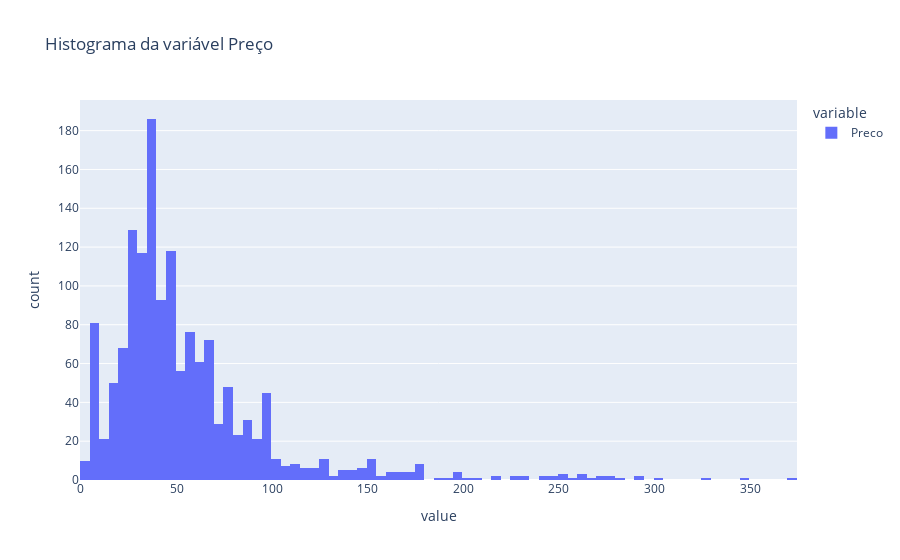

Here is the notebook cell this chart was saved with:
### Code cell
px.histogram(df_cosmeticos['Preco'], title='Histograma da variável Preço')

### Figure 1 — Plotly figure (JSON) as saved in the notebook; plotly's stock layout.template omitted (floating-point values rounded to 4 significant figures; data arrays with more than 128 entries replaced by an {"elided": "..."} marker saying what was removed)
{"data": [{"bingroup": "x", "hovertemplate": "variable=Preco<br>value=%{x}<br>count=%{y}<extra></extra>", "legendgroup": "Preco", "marker": {"color": "#636efa", "pattern": {"shape": ""}}, "name": "Preco", "orientation": "v", "showlegend": true, "type": "histogram", "x": {"elided": "1472 int values"}, "xaxis": "x", "yaxis": "y"}], "layout": {"barmode": "relative", "legend": {"title": {"text": "variable"}, "tracegroupgap": 0}, "title": {"text": "Histograma da variável Preço"}, "xaxis": {"anchor": "y", "domain": [0, 1], "title": {"text": "value"}}, "yaxis": {"anchor": "x", "domain": [0, 1], "title": {"text": "count"}}}}
